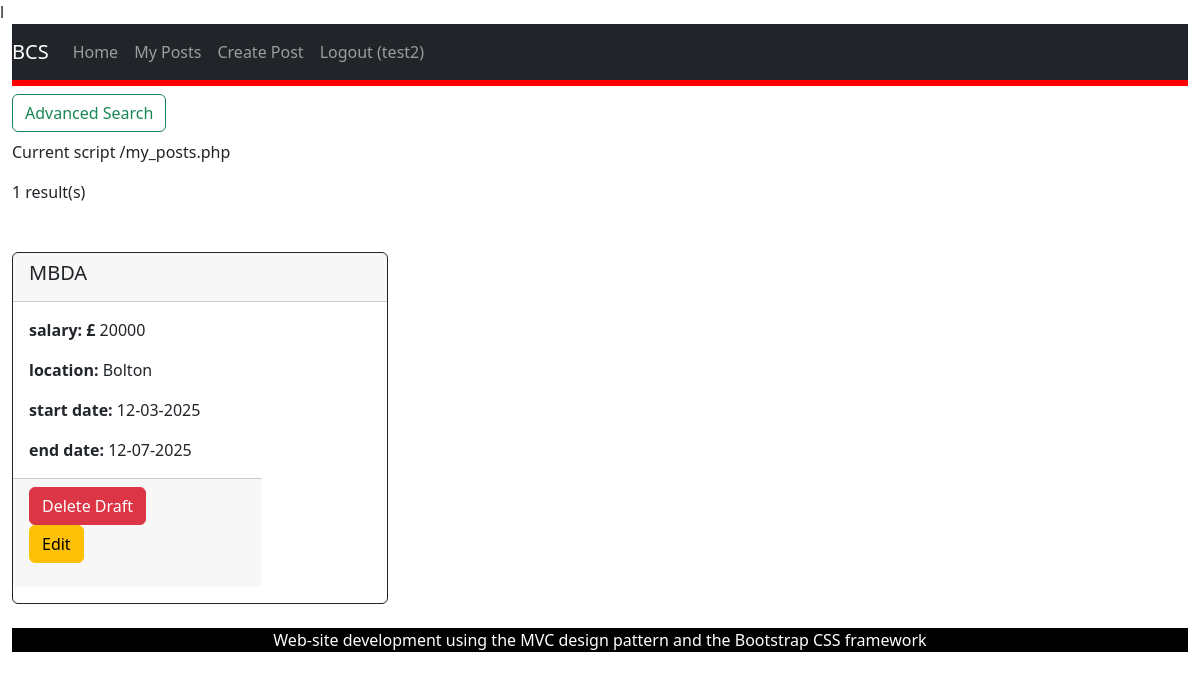
The app's page /my_posts.php (signed in) with its own data.
### tables this page shows
CREATE TABLE "placement_opportunity"
(
    placement_ID INTEGER
        primary key autoincrement,
    employer_ID  INTEGER
        references users,
    title        TEXT not null,
    description  TEXT not null,
    salary       REAL,
    location     TEXT not null,
    start_date   DATE not null,
    end_date     DATE not null,
    status       TEXT
, deadline DATE, date_posted DATE DEFAULT NULL);

### my_posts.php (called while the page is built, shortened)
<?php
require_once('Models/PlacementsDataSet.php');
$view = new stdClass();
$view->pageTitle = 'My Posts';
$employerId = $_SESSION['user_id'];
$placementsDataSet = new PlacementsDataSet();
$view->placementsDataSet = $placementsDataSet->fetchPostsByEmployerID($employerId);
if (count($view->placementsDataSet) == 0)
{
    $view->dbMessage = "No results";
}
else
{
    $view->dbMessage = count($view->placementsDataSet) . " result(s)";
}
$view->success = $_SESSION['placements_success'] ?? null;
require_once('Views/my_posts.phtml');

### Models/Database.php (called while the page is built, shortened)
<?php
class Database {
    protected static $_dbInstance = null;
    protected $_dbHandle;
    public static function getInstance() {
        if(self::$_dbInstance === null) {
            self::$_dbInstance = new self();
        }
        return self::$_dbInstance;
    }
    private function __construct() {
        try {
            $this->_dbHandle = new PDO("sqlite:identifier.sqlite");
        }
        catch (PDOException $e) {
            echo $e->getMessage();
        }
    }
    public function getdbConnection() {
        return $this->_dbHandle;
    }
}

### Models/PlacementsDataSet.php (called while the page is built, shortened)
<?php
require_once('Database.php');
require_once('PlacementsData.php');
class PlacementsDataSet {
    protected $_dbHandle, $_dbInstance;
    public function __construct() {
        $this->_dbInstance = Database::getInstance();
        $this->_dbHandle = $this->_dbInstance->getdbConnection();
    }
    public function fetchPostsByEmployerID($employerId) {
        $sqlQuery = 'SELECT * FROM placement_opportunity WHERE employer_id = :employerId;';
        $statement = $this->_dbHandle->prepare($sqlQuery);
        $statement->bindParam(':employerId', $employerId, PDO::PARAM_INT);
        $statement->execute();
        $dataSet = [];
        while ($row = $statement->fetch(PDO::FETCH_ASSOC)) {
            $dataSet[] = new PlacementsData($row);
        }
        return $dataSet;
    }
}

### Models/PlacementsData.php (called while the page is built, shortened)
<?php
class PlacementsData {
    protected $placement_id, $employer_id, $title, $description,$salary, $location, $start_date, $end_date, $status, $deadline, $date_posted;
    public function __construct($dbRow) {
        $this->placement_id = $dbRow['placement_ID'];
        $this->title = $dbRow['title'];
        $this->salary = $dbRow['salary'];
        $this->location = $dbRow['location'];
        $this->start_date = $dbRow['start_date'];
        $this->end_date = $dbRow['end_date'];
    }
    public function getPlacementID() {
        return $this->placement_id;
    }
    public function getTitle() {
        return $this->title;
    }
    public function getSalary() {
        return $this->salary;
    }
    public function getLocation() {
        return $this->location;
    }
    public function getStartDate() {
        return $this->start_date;
    }
    public function getEndDate() {
        return $this->end_date;
    }
}

### Views/my_posts.phtml (the view, shortened to what this page needs)
<?php require('template/header.phtml');
?>
<?php if (isset($_SESSION['role']) == "employer"):?>
    <div class="col-3">
        <button class="btn btn-outline-success my-4 my-sm-2" type="submit" data-bs-toggle="collapse" data-bs-target="#advancedOptions" aria-expanded="false" aria-controls="advancedOptions" >Advanced Search
        </button>
    </div>
    <div class="col-4">
        <p>Current script <?php echo $_SERVER["PHP_SELF"]; ?></p>
    </div>
    <div class="col-2">
        <p><?php echo $view->dbMessage; ?></p>
    </div>
    <div class="row row-cols-1 row-cols-md-3 g-4 my-4">
        <?php foreach ($view->placementsDataSet as $placementsData) { ?>
            <div class="col">
                <div class="card border-dark mb-3 h-100">
                    <div class="card-header">
                        <h5><?php echo $placementsData->getTitle(); ?></h5>
                    </div>
                    <?php ?><div class="col-md-8">
                        <div class="card-body">
                            <p class="card-text"><b>salary: £</b> <?php echo $placementsData->getSalary()?></p>
                            <p class="card-text"><b>location:</b> <?php echo $placementsData->getLocation()?></p>
                            <p class="card-text"><b>start date:</b> <?php echo $placementsData->getStartDate()?></p>
                            <p class="card-text"><b>end date:</b> <?php echo $placementsData->getEndDate()?></p>
                        </div>
                        <div class="card-footer">
                            <button type="button" class="btn btn-danger" data-bs-toggle="modal" data-bs-target="#deleteModal<?php echo $placementsData->getPlacementID(); ?>">
                                Delete Draft
                            </button>
                            <form action="edit_post.php" method="POST">
                                <button type="submit" class="btn btn-warning" name ="id" value="<?php echo $placementsData->getPlacementID() ?>">
                                    Edit
                                </button>
                            </form>
                        </div>
                    </div>
                </div>
            </div>
        <?php } ?>
    </div>
<?php endif; ?>
<?php require('template/footer.phtml') ?>

### records on screen
placement_opportunity: title "MBDA", salary "20000", location "Bolton", start_date "12-03-2025", end_date "12-07-2025", $placementsData->getPlacementID() 1 (drawn)

### other values on screen
$_SESSION['name'] "test2"
$_SERVER["PHP_SELF"] "/my_posts.php"
$view->dbMessage "1 result(s)"
